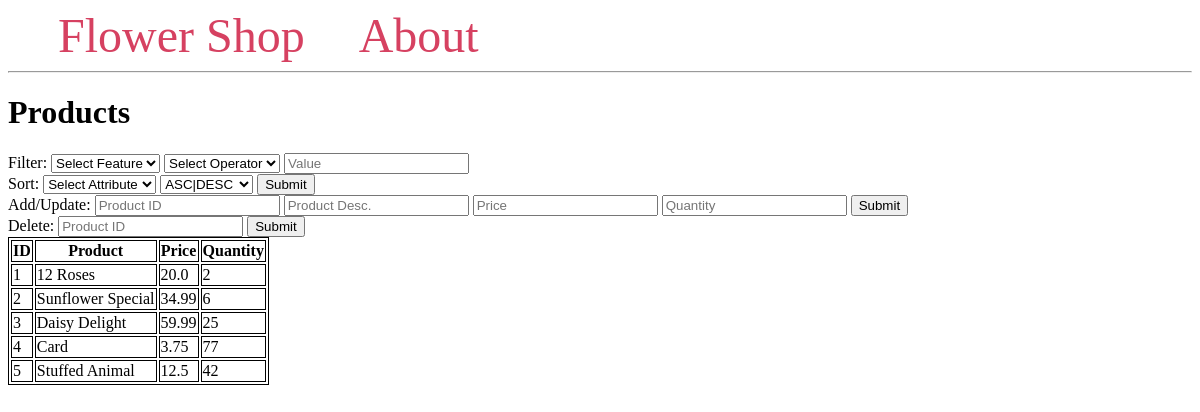
Page /products on the committed database.
### tables this page shows
CREATE TABLE product (
                productID INTEGER PRIMARY KEY,
                p_desc TEXT NOT NULL,
                price REAL NOT NULL,
                stock INTEGER NOT NULL CHECK (stock>=0)
            );

### main.py (the view, shortened to what this page needs)
@app.route("/products", methods=("GET", "POST"))
def product():
    conn = get_db_connection()
    cursor = conn.cursor()
    db= Database(conn, cursor)
    products = conn.execute("SELECT * FROM product").fetchall()
    return render_template("products.html", products=products)

### main.py (called while the page is built)
def get_db_connection():
    conn = sqlite3.connect('flowershopdatabase.db', check_same_thread=False)
    conn.execute("PRAGMA foreign_keys = 1")
    conn.row_factory = sqlite3.Row
    return conn

### templates/products.html (shortened to what this page needs)
{% extends 'base.html' %}
{% block content %}
    <h1>{% block title %} Products {% endblock %}</h1>
    <div>
        <form method="post">
            <div>
                <label>Filter:</label>
                <select name="filt_attr">
                    <option value="">Select Feature</option>
                </select>
                <select name="op">
                    <option value="">Select Operator</option>
                </select>
                <input type="text" name="value" placeholder="Value">
            </div>
            <label>Sort:</label>
            <select name="sort_attr" id="sort_attr">
                    <option value="">Select Attribute</option>
            </select>
            <select name="asc" id="asc">
                <option value="">ASC|DESC</option>
            </select>
            <button type="submit" name="sort" value="sort">Submit</button>
            <div>
                <label>Add/Update:</label>
                <input type="number" name="productID" placeholder="Product ID" min="1">
                <input type="text" name="product" placeholder="Product Desc.">
                <input type="text" name="price" placeholder="Price" min="0">
                <input type="number" name="quantity" placeholder="Quantity" min="0">
                <button type="submit" name="add" value="add">Submit</button>
            </div>
            <div>
                <label>Delete:</label>
                <input type="number" name="productID2" placeholder="Product ID" min="1">
                <button type="submit" name="del" value="del">Submit</button>
            </div>
        </form>
    </div>
    <table>
        <tr>
          <th>ID</th>
          <th>Product</th>
          <th>Price</th>
          <th>Quantity</th>
        </tr>
        {% for product in products %}
                <tr>
                    <td>{{ product['productID'] }}</td>
                    <td>{{ product['p_desc'] }}</td>
                    <td>{{ product['price'] }}</td>
                    <td>{{ product['stock'] }}</td>
                </tr>
        {% endfor %}
    </table>
{% endblock %}

### templates/base.html (style rules this page uses)
table, th, td { border: 1px solid black; }

### rows in the picture
product: productID "1", p_desc "12 Roses", price "20.0", stock "2"
product: productID "2", p_desc "Sunflower Special", price "34.99", stock "6"
product: productID "3", p_desc "Daisy Delight", price "59.99", stock "25"
product: productID "4", p_desc "Card", price "3.75", stock "77"
product: productID "5", p_desc "Stuffed Animal", price "12.5", stock "42"
